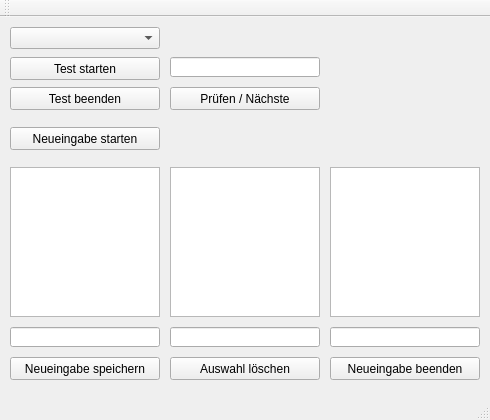
<?xml version="1.0" encoding="UTF-8"?>
<ui version="4.0">
 <class>MainWindow</class>
 <widget class="QMainWindow" name="MainWindow">
  <property name="geometry">
   <rect>
    <x>0</x>
    <y>0</y>
    <width>490</width>
    <height>420</height>
   </rect>
  </property>
  <property name="windowTitle">
   <string>MainWindow</string>
  </property>
  <widget class="QWidget" name="centralWidget">
   <widget class="QPushButton" name="CmdTestStarten">
    <property name="enabled">
     <bool>true</bool>
    </property>
    <property name="geometry">
     <rect>
      <x>10</x>
      <y>40</y>
      <width>150</width>
      <height>23</height>
     </rect>
    </property>
    <property name="text">
     <string>Test starten</string>
    </property>
   </widget>
   <widget class="QPushButton" name="CmdPruefen">
    <property name="enabled">
     <bool>true</bool>
    </property>
    <property name="geometry">
     <rect>
      <x>170</x>
      <y>70</y>
      <width>150</width>
      <height>23</height>
     </rect>
    </property>
    <property name="text">
     <string>Prüfen / Nächste</string>
    </property>
   </widget>
   <widget class="QLabel" name="LblFrage">
    <property name="geometry">
     <rect>
      <x>170</x>
      <y>10</y>
      <width>150</width>
      <height>20</height>
     </rect>
    </property>
    <property name="text">
     <string/>
    </property>
   </widget>
   <widget class="QLineEdit" name="EdtAntwort">
    <property name="enabled">
     <bool>true</bool>
    </property>
    <property name="geometry">
     <rect>
      <x>170</x>
      <y>40</y>
      <width>150</width>
      <height>20</height>
     </rect>
    </property>
   </widget>
   <widget class="QPushButton" name="CmdTestBeenden">
    <property name="enabled">
     <bool>true</bool>
    </property>
    <property name="geometry">
     <rect>
      <x>10</x>
      <y>70</y>
      <width>150</width>
      <height>23</height>
     </rect>
    </property>
    <property name="text">
     <string>Test beenden</string>
    </property>
   </widget>
   <widget class="QComboBox" name="CmbRichtung">
    <property name="geometry">
     <rect>
      <x>10</x>
      <y>10</y>
      <width>150</width>
      <height>22</height>
     </rect>
    </property>
   </widget>
   <widget class="QPushButton" name="CmdNeuEingabeStarten">
    <property name="enabled">
     <bool>true</bool>
    </property>
    <property name="geometry">
     <rect>
      <x>10</x>
      <y>110</y>
      <width>150</width>
      <height>23</height>
     </rect>
    </property>
    <property name="text">
     <string>Neueingabe starten</string>
    </property>
   </widget>
   <widget class="QListWidget" name="LstDeu">
    <property name="enabled">
     <bool>true</bool>
    </property>
    <property name="geometry">
     <rect>
      <x>10</x>
      <y>150</y>
      <width>150</width>
      <height>150</height>
     </rect>
    </property>
   </widget>
   <widget class="QListWidget" name="LstEng">
    <property name="enabled">
     <bool>true</bool>
    </property>
    <property name="geometry">
     <rect>
      <x>170</x>
      <y>150</y>
      <width>150</width>
      <height>150</height>
     </rect>
    </property>
   </widget>
   <widget class="QListWidget" name="LstFra">
    <property name="enabled">
     <bool>true</bool>
    </property>
    <property name="geometry">
     <rect>
      <x>330</x>
      <y>150</y>
      <width>150</width>
      <height>150</height>
     </rect>
    </property>
   </widget>
   <widget class="QPushButton" name="CmdNeuEingabeSpeichern">
    <property name="enabled">
     <bool>true</bool>
    </property>
    <property name="geometry">
     <rect>
      <x>10</x>
      <y>340</y>
      <width>150</width>
      <height>23</height>
     </rect>
    </property>
    <property name="text">
     <string>Neueingabe speichern</string>
    </property>
   </widget>
   <widget class="QLineEdit" name="EdtDeu">
    <property name="enabled">
     <bool>true</bool>
    </property>
    <property name="geometry">
     <rect>
      <x>10</x>
      <y>310</y>
      <width>150</width>
      <height>20</height>
     </rect>
    </property>
   </widget>
   <widget class="QLineEdit" name="EdtEng">
    <property name="enabled">
     <bool>true</bool>
    </property>
    <property name="geometry">
     <rect>
      <x>170</x>
      <y>310</y>
      <width>150</width>
      <height>20</height>
     </rect>
    </property>
   </widget>
   <widget class="QLineEdit" name="EdtFra">
    <property name="enabled">
     <bool>true</bool>
    </property>
    <property name="geometry">
     <rect>
      <x>330</x>
      <y>310</y>
      <width>150</width>
      <height>20</height>
     </rect>
    </property>
   </widget>
   <widget class="QPushButton" name="CmdNeuEingabeBeenden">
    <property name="enabled">
     <bool>true</bool>
    </property>
    <property name="geometry">
     <rect>
      <x>330</x>
      <y>340</y>
      <width>150</width>
      <height>23</height>
     </rect>
    </property>
    <property name="text">
     <string>Neueingabe beenden</string>
    </property>
   </widget>
   <widget class="QPushButton" name="CmdAuswahlLoeschen">
    <property name="enabled">
     <bool>true</bool>
    </property>
    <property name="geometry">
     <rect>
      <x>170</x>
      <y>340</y>
      <width>150</width>
      <height>23</height>
     </rect>
    </property>
    <property name="text">
     <string>Auswahl löschen</string>
    </property>
   </widget>
  </widget>
  <widget class="QMenuBar" name="menuBar">
   <property name="geometry">
    <rect>
     <x>0</x>
     <y>0</y>
     <width>490</width>
     <height>21</height>
    </rect>
   </property>
  </widget>
  <widget class="QToolBar" name="mainToolBar">
   <attribute name="toolBarArea">
    <enum>TopToolBarArea</enum>
   </attribute>
   <attribute name="toolBarBreak">
    <bool>false</bool>
   </attribute>
  </widget>
  <widget class="QStatusBar" name="statusBar"/>
 </widget>
 <layoutdefault spacing="6" margin="11"/>
 <resources/>
 <connections/>
</ui>
